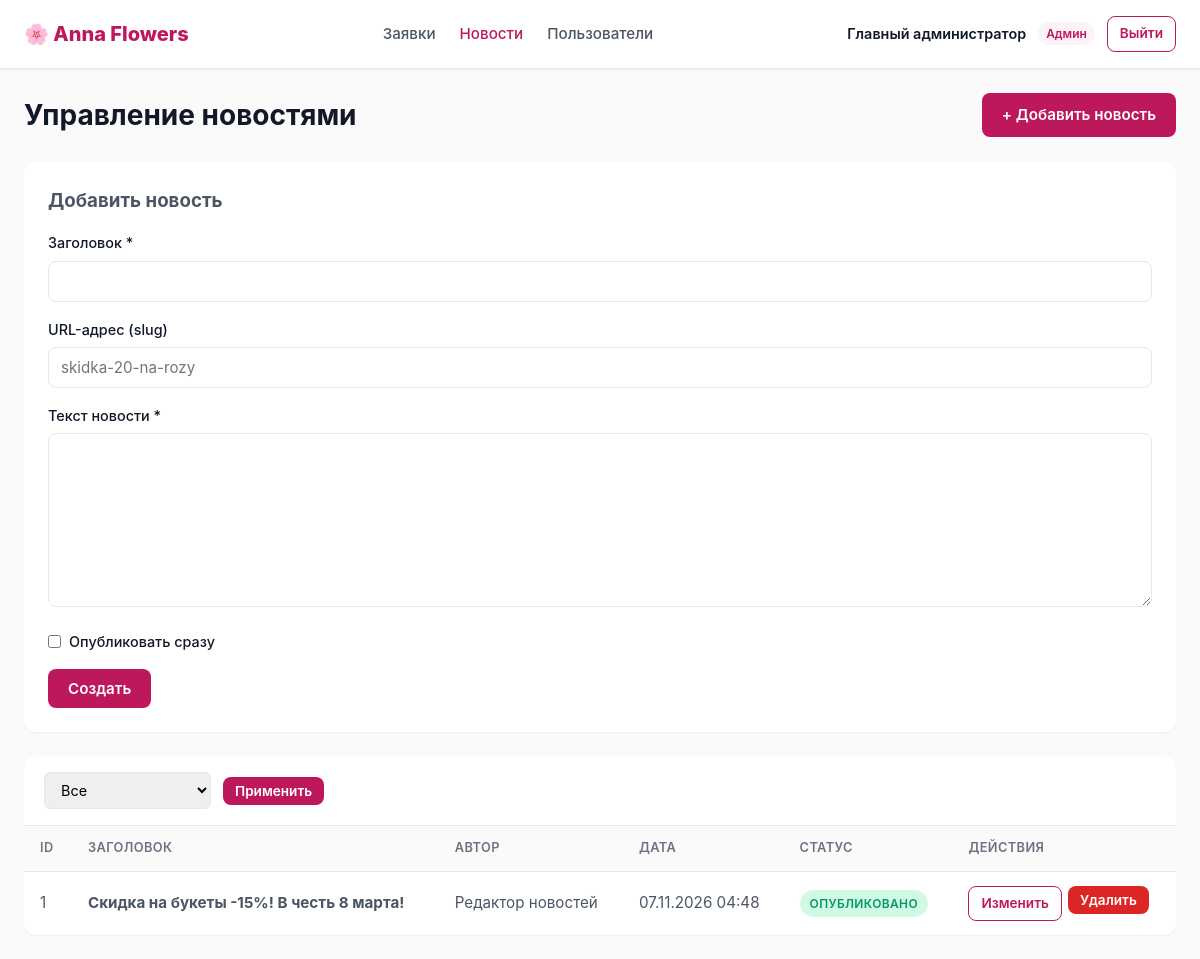
The app's page /news.php (signed in) with its own data.
### tables this page shows
CREATE TABLE users (
        id INTEGER PRIMARY KEY AUTOINCREMENT,
        login TEXT NOT NULL UNIQUE,
        password TEXT NOT NULL,
        full_name TEXT NOT NULL,
        role TEXT NOT NULL DEFAULT 'guest' CHECK(role IN ('admin', 'guest', 'editor')),
        is_active INTEGER NOT NULL DEFAULT 1,
        created_at TEXT NOT NULL DEFAULT (datetime('now', 'localtime')),
        last_login TEXT
    );

CREATE TABLE news (
        id INTEGER PRIMARY KEY AUTOINCREMENT,
        title TEXT NOT NULL,
        slug TEXT NOT NULL UNIQUE,
        content TEXT NOT NULL,
        author_id INTEGER,
        is_published INTEGER DEFAULT 0,
        created_at TEXT DEFAULT (datetime('now', 'localtime')),
        updated_at TEXT,
        FOREIGN KEY (author_id) REFERENCES users(id) ON DELETE SET NULL
    );

### auth.php (called while the page is built, shortened)
<?php
require_once 'db.php';
$stmt = $pdo->prepare("SELECT * FROM users WHERE id = ? AND is_active = 1");
$stmt->execute([$_SESSION['user_id']]);
$currentUser = $stmt->fetch();
function isAdmin() {
    global $currentUser;
    return $currentUser['role'] === 'admin';
}

### news.php (the view, shortened to what this page needs)
<?php
require_once 'auth.php';
$statusFilter = $_GET['status'] ?? 'all';
$sql = "SELECT n.*, u.full_name AS author_name FROM news n LEFT JOIN users u ON n.author_id = u.id WHERE 1=1";
$params = [];
$sql .= " ORDER BY n.created_at DESC";
$stmt = $pdo->prepare($sql);
$stmt->execute($params);
$newsList = $stmt->fetchAll();
$editNews = null;
?>
<!DOCTYPE html>
<html lang="ru">
<head>
    <link rel="stylesheet" href="style-admin.css">
</head>
<body>
    <header class="admin-header">
        <a href="admin.php" class="admin-logo">🌸 Anna Flowers</a>
        <nav class="admin-nav">
            <a href="admin.php">Заявки</a>
            <a href="news.php" class="active">Новости</a>
            <?php if (isAdmin()): ?><a href="users.php">Пользователи</a><?php endif; ?>
        </nav>
        <div class="admin-user">
            <span class="admin-user-name"><?= htmlspecialchars($currentUser['full_name']) ?></span>
            <span class="admin-user-role role-<?= $currentUser['role'] ?>">
                <?= $currentUser['role'] === 'admin' ? 'Админ' : ($currentUser['role'] === 'editor' ? 'Редактор' : 'Менеджер') ?>
            </span>
            <a href="logout.php" class="btn btn-sm btn-outline">Выйти</a>
        </div>
    </header>
    <div class="admin-container">
        <div class="page-header">
            <h1 class="page-title">Управление новостями</h1>
            <a href="news.php" class="btn btn-primary">+ Добавить новость</a>
        </div>
        <?php if ($editNews): ?>
            <div class="table-wrapper" style="padding: 24px; margin-bottom: 24px;">
                <h3 style="margin-bottom: 16px;">Редактирование новости</h3>
                <form method="POST">
                    <input type="hidden" name="action" value="save">
                    <input type="hidden" name="id" value="<?= $editNews['id'] ?>">
                    <div class="form-group">
                        <label>Заголовок *</label>
                        <input type="text" name="title" value="<?= htmlspecialchars($editNews['title']) ?>" required>
                    </div>
                    <div class="form-group">
                        <label>URL-адрес (slug)</label>
                        <input type="text" name="slug" value="<?= htmlspecialchars($editNews['slug']) ?>" required>
                    </div>
                    <div class="form-group">
                        <label>Текст новости *</label>
                        <textarea name="content" rows="8" required><?= htmlspecialchars($editNews['content']) ?></textarea>
                    </div>
                    <div class="form-group" style="display: flex; align-items: center; gap: 8px;">
                        <input type="checkbox" name="is_published" id="is_pub" value="1" <?= $editNews['is_published'] ? 'checked' : '' ?> style="width: auto; margin: 0;">
                        <label for="is_pub" style="margin: 0;">Опубликовать сразу</label>
                    </div>
                    <div style="display: flex; gap: 8px; margin-top: 16px;">
                        <button type="submit" class="btn btn-primary">Сохранить</button>
                        <a href="news.php" class="btn btn-outline">Отмена</a>
                    </div>
                </form>
            </div>
        <?php else: ?>
            <div class="table-wrapper" style="padding: 24px; margin-bottom: 24px;">
                <h3 style="margin-bottom: 16px;">Добавить новость</h3>
                <form method="POST">
                    <div class="form-group">
                        <label>Заголовок *</label>
                        <input type="text" name="title" required>
                    </div>
                    <div class="form-group">
                        <label>URL-адрес (slug)</label>
                        <input type="text" name="slug" placeholder="skidka-20-na-rozy">
                    </div>
                    <div class="form-group">
                        <label>Текст новости *</label>
                        <textarea name="content" rows="8" required></textarea>
                    </div>
                    <div class="form-group" style="display: flex; align-items: center; gap: 8px;">
                        <input type="checkbox" name="is_published" id="is_pub_new" value="1" style="width: auto; margin: 0;">
                        <label for="is_pub_new" style="margin: 0;">Опубликовать сразу</label>
                    </div>
                    <button type="submit" class="btn btn-primary">Создать</button>
                </form>
            </div>
        <?php endif; ?>
        <div class="table-wrapper">
            <form method="GET" class="table-filters">
                <select name="status">
                    <option value="all" <?= $statusFilter === 'all' ? 'selected' : '' ?>>Все</option>
                </select>
                <button type="submit" class="btn btn-sm btn-primary">Применить</button>
            </form>
            <table>
                <thead>
                    <tr>
                        <th>ID</th>
                        <th>Заголовок</th>
                        <th>Автор</th>
                        <th>Дата</th>
                        <th>Статус</th>
                        <th>Действия</th>
                    </tr>
                </thead>
                <tbody>
                    <?php foreach ($newsList as $item): ?>
                        <tr>
                            <td><?= $item['id'] ?></td>
                            <td><strong><?= htmlspecialchars($item['title']) ?></strong></td>
                            <td><?= htmlspecialchars($item['author_name'] ?? 'Неизвестно') ?></td>
                            <td><?= date('d.m.Y H:i', strtotime($item['created_at'])) ?></td>
                            <td>
                                <span class="badge <?= $item['is_published'] ? 'badge-completed' : 'badge-cancelled' ?>">
                                    <?= $item['is_published'] ? 'Опубликовано' : 'Черновик' ?>
                                </span>
                            </td>
                            <td>
                                <div class="actions">
                                    <a href="news.php?edit=<?= $item['id'] ?>" class="btn btn-sm btn-outline">Изменить</a>
                                    <form method="POST" style="display:inline;" onsubmit="return confirm('Удалить новость?');">
                                        <button type="submit" class="btn btn-sm btn-danger">Удалить</button>
                                    </form>
                                </div>
                            </td>
                        </tr>
                    <?php endforeach; ?>
                </tbody>
            </table>
        </div>
    </div>
</body>
</html>

### style-admin.css (style rules this page uses)
:root { --primary: #BE185D; --primary-hover: #9D174D; --primary-light: #FDF2F8; --text-dark: #111827; --text-body: #4B5563; --text-light: #6B7280; --white: #FFFFFF; --bg-light: #FAFAFA; --border: #E5E7EB; --error: #DC2626; --success: #059669; --warning: #D97706; --info: #2563EB; --shadow-sm: 0 1px 2px rgba(0, 0, 0, 0.05); --shadow-md: 0 4px 6px -1px rgba(0, 0, 0, 0.1); --shadow-lg: 0 10px 25px -5px rgba(0, 0, 0, 0.12); --radius: 12px; }
* { margin: 0; padding: 0; box-sizing: border-box; }
body { font-family: 'Inter', -apple-system, BlinkMacSystemFont, 'Segoe UI', sans-serif; background: var(--bg-light); color: var(--text-body); line-height: 1.6; min-height: 100vh; }
.btn { display: inline-flex; align-items: center; justify-content: center; gap: 8px; padding: 10px 20px; font-size: 0.95rem; font-weight: 600; border: none; border-radius: 8px; cursor: pointer; text-decoration: none; transition: all 0.2s; font-family: inherit; }
.btn-primary { background: var(--primary); color: var(--white); }
.btn-sm { padding: 6px 12px; font-size: 0.85rem; }
.btn-danger { background: var(--error); color: var(--white); }
.btn-outline { background: transparent; color: var(--primary); border: 1px solid var(--primary); }
.form-group { margin-bottom: 16px; }
.form-group label { display: block; margin-bottom: 6px; font-size: 0.9rem; font-weight: 500; color: var(--text-dark); }
.form-group input, .form-group select, .form-group textarea { width: 100%; padding: 10px 12px; font-size: 0.95rem; border: 1px solid var(--border); border-radius: 8px; font-family: inherit; transition: border-color 0.2s; }
.admin-header { background: var(--white); border-bottom: 1px solid var(--border); padding: 16px 24px; display: flex; align-items: center; justify-content: space-between; box-shadow: var(--shadow-sm); }
.admin-logo { font-size: 1.25rem; font-weight: 800; color: var(--primary); text-decoration: none; }
.admin-nav { display: flex; gap: 24px; align-items: center; }
.admin-nav a { color: var(--text-body); text-decoration: none; font-weight: 500; font-size: 0.95rem; transition: color 0.2s; }
.admin-nav a:hover, .admin-nav a.active { color: var(--primary); }
.admin-user { display: flex; align-items: center; gap: 12px; font-size: 0.9rem; }
.admin-user-name { font-weight: 600; color: var(--text-dark); }
.admin-user-role { padding: 2px 8px; font-size: 0.75rem; border-radius: 50px; font-weight: 600; }
.role-admin { background: var(--primary-light); color: var(--primary); }
.admin-container { max-width: 1200px; margin: 0 auto; padding: 24px; }
.page-header { display: flex; align-items: center; justify-content: space-between; margin-bottom: 24px; flex-wrap: wrap; gap: 16px; }
.page-title { font-size: 1.75rem; color: var(--text-dark); }
.table-wrapper { background: var(--white); border-radius: var(--radius); box-shadow: var(--shadow-sm); overflow: hidden; }
.table-filters { padding: 16px 20px; border-bottom: 1px solid var(--border); display: flex; gap: 12px; flex-wrap: wrap; align-items: center; }
.table-filters input, .table-filters select { padding: 8px 12px; border: 1px solid var(--border); border-radius: 6px; font-size: 0.9rem; font-family: inherit; }
table { width: 100%; border-collapse: collapse; }
thead { background: var(--bg-light); }
th { padding: 12px 16px; text-align: left; font-size: 0.8rem; font-weight: 600; color: var(--text-light); text-transform: uppercase; letter-spacing: 0.03em; border-bottom: 1px solid var(--border); }
td { padding: 14px 16px; border-bottom: 1px solid var(--border); font-size: 0.95rem; color: var(--text-body); }
tbody tr:last-child td { border-bottom: none; }
.badge { display: inline-block; padding: 4px 10px; font-size: 0.75rem; font-weight: 600; border-radius: 50px; text-transform: uppercase; letter-spacing: 0.03em; }
.badge-completed { background: #D1FAE5; color: var(--success); }
.actions { display: flex; gap: 6px; flex-wrap: wrap; }

### records on screen
users: full_name "Главный администратор"
news: id "1", title "Скидка на букеты -15%! В честь 8 марта!", author.full_name "Редактор новостей", created_at "07.11.2026 04:48", is_published "ОПУБЛИКОВАНО"
